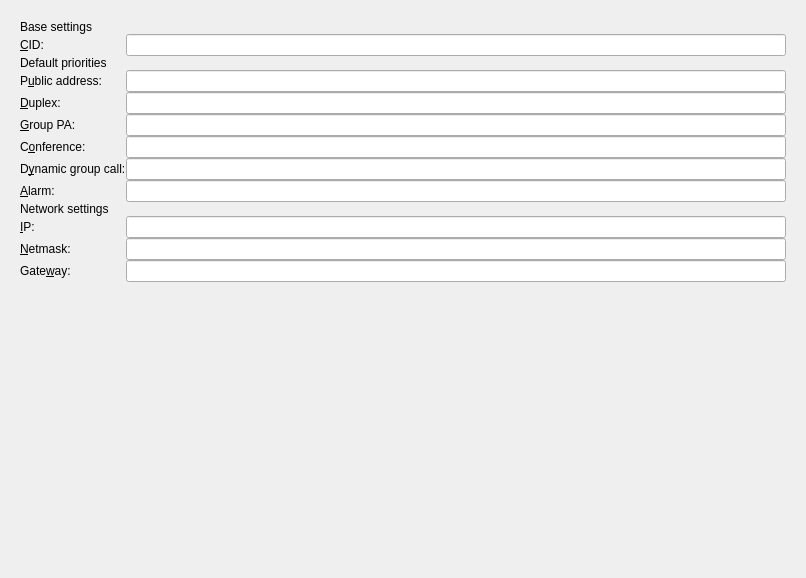
<?xml version="1.0" encoding="UTF-8"?>
<ui version="4.0">
 <class>GlobalParameters</class>
 <widget class="QWidget" name="GlobalParameters">
  <property name="geometry">
   <rect>
    <x>0</x>
    <y>0</y>
    <width>806</width>
    <height>578</height>
   </rect>
  </property>
  <property name="windowTitle">
   <string>Global Parametes</string>
  </property>
  <layout class="QVBoxLayout" name="verticalLayout">
   <property name="spacing">
    <number>0</number>
   </property>
   <property name="leftMargin">
    <number>20</number>
   </property>
   <property name="topMargin">
    <number>20</number>
   </property>
   <property name="rightMargin">
    <number>20</number>
   </property>
   <property name="bottomMargin">
    <number>20</number>
   </property>
   <item>
    <widget class="QWidget" name="ContainerForm" native="true">
     <layout class="QGridLayout" name="gridLayout">
      <property name="leftMargin">
       <number>0</number>
      </property>
      <property name="topMargin">
       <number>0</number>
      </property>
      <property name="rightMargin">
       <number>0</number>
      </property>
      <property name="bottomMargin">
       <number>0</number>
      </property>
      <property name="spacing">
       <number>0</number>
      </property>
      <item row="13" column="0">
       <widget class="QLabel" name="l_gateway">
        <property name="text">
         <string>Gate&amp;way:</string>
        </property>
        <property name="buddy">
         <cstring>m_gateway</cstring>
        </property>
       </widget>
      </item>
      <item row="11" column="0">
       <widget class="QLabel" name="l_ip">
        <property name="text">
         <string>&amp;IP:</string>
        </property>
        <property name="buddy">
         <cstring>m_ip</cstring>
        </property>
       </widget>
      </item>
      <item row="4" column="0">
       <widget class="QLabel" name="l_duplex">
        <property name="text">
         <string>&amp;Duplex:</string>
        </property>
        <property name="buddy">
         <cstring>m_duplex</cstring>
        </property>
       </widget>
      </item>
      <item row="8" column="2">
       <widget class="QLineEdit" name="m_alarm"/>
      </item>
      <item row="7" column="2">
       <widget class="QLineEdit" name="m_dynamic_group_call"/>
      </item>
      <item row="8" column="0">
       <widget class="QLabel" name="l_message">
        <property name="text">
         <string>&amp;Alarm:</string>
        </property>
        <property name="buddy">
         <cstring>m_alarm</cstring>
        </property>
       </widget>
      </item>
      <item row="1" column="0">
       <widget class="QLabel" name="l_caller_id">
        <property name="text">
         <string>&amp;CID:</string>
        </property>
        <property name="buddy">
         <cstring>m_caller_id</cstring>
        </property>
       </widget>
      </item>
      <item row="5" column="2">
       <widget class="QLineEdit" name="m_group_pa"/>
      </item>
      <item row="7" column="0">
       <widget class="QLabel" name="l_conference">
        <property name="text">
         <string>D&amp;ynamic group call:</string>
        </property>
        <property name="buddy">
         <cstring>m_dynamic_group_call</cstring>
        </property>
       </widget>
      </item>
      <item row="12" column="0">
       <widget class="QLabel" name="l_netmask">
        <property name="text">
         <string>&amp;Netmask:</string>
        </property>
        <property name="buddy">
         <cstring>m_netmask</cstring>
        </property>
       </widget>
      </item>
      <item row="6" column="0">
       <widget class="QLabel" name="l_phone_call">
        <property name="text">
         <string>C&amp;onference:</string>
        </property>
        <property name="buddy">
         <cstring>m_conference</cstring>
        </property>
       </widget>
      </item>
      <item row="11" column="2">
       <widget class="QLineEdit" name="m_ip"/>
      </item>
      <item row="3" column="2">
       <widget class="QLineEdit" name="m_pa"/>
      </item>
      <item row="6" column="2">
       <widget class="QLineEdit" name="m_conference"/>
      </item>
      <item row="13" column="2">
       <widget class="QLineEdit" name="m_gateway"/>
      </item>
      <item row="2" column="0" colspan="3">
       <widget class="QLabel" name="l_default_settings">
        <property name="text">
         <string>Default priorities</string>
        </property>
       </widget>
      </item>
      <item row="3" column="0">
       <widget class="QLabel" name="l_pa">
        <property name="text">
         <string>P&amp;ublic address:</string>
        </property>
        <property name="buddy">
         <cstring>m_pa</cstring>
        </property>
       </widget>
      </item>
      <item row="12" column="2">
       <widget class="QLineEdit" name="m_netmask"/>
      </item>
      <item row="5" column="0">
       <widget class="QLabel" name="l_circular_call">
        <property name="text">
         <string>&amp;Group PA:</string>
        </property>
        <property name="buddy">
         <cstring>m_group_pa</cstring>
        </property>
       </widget>
      </item>
      <item row="4" column="2">
       <widget class="QLineEdit" name="m_duplex"/>
      </item>
      <item row="1" column="1" colspan="2">
       <widget class="QLineEdit" name="m_caller_id"/>
      </item>
      <item row="0" column="0" colspan="3">
       <widget class="QLabel" name="l_base_settings">
        <property name="text">
         <string>Base settings</string>
        </property>
        <property name="buddy">
         <cstring>m_pa</cstring>
        </property>
       </widget>
      </item>
      <item row="10" column="0" colspan="3">
       <widget class="QLabel" name="l_network_settings">
        <property name="text">
         <string>Network settings</string>
        </property>
       </widget>
      </item>
     </layout>
    </widget>
   </item>
   <item>
    <spacer name="vspace">
     <property name="orientation">
      <enum>Qt::Vertical</enum>
     </property>
     <property name="sizeHint" stdset="0">
      <size>
       <width>20</width>
       <height>40</height>
      </size>
     </property>
    </spacer>
   </item>
  </layout>
 </widget>
 <resources/>
 <connections/>
</ui>
